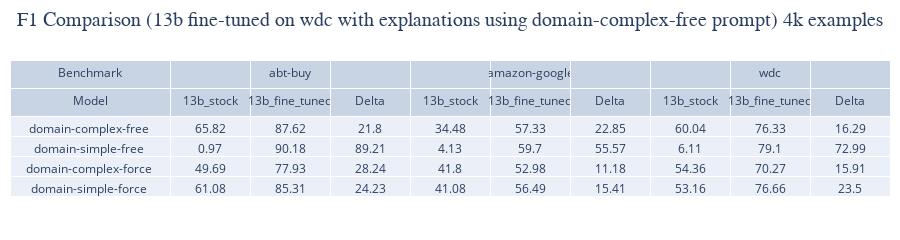

Here is the notebook cell this chart was saved with:
### Markdown cell above
## GPT

### Code cell
directory_path = '../results/13b/explanation/4k/2024-05-12-00-19-15_4k_explanations_gpt_no_money'

file_paths = analytics.get_all_files_in_directory(directory_path)
all_stats = analytics.calculate_fine_tuned_stats(file_paths)
df_fintuned_results = analytics.create_comparison_df(all_stats, baseline_13b_stats)


analytics.create_plotly_table(df_fintuned_results, fine_tuned_prompt="domain-complex-free", benchmark="wdc", title="F1 Comparison (13b fine-tuned on wdc with explanations using domain-complex-free prompt) 4k examples" , file_path="../plots/explanation")

### Figure 1 — Plotly figure (JSON) as saved in the notebook; plotly's stock layout.template omitted (floating-point values rounded to 4 significant figures)
{"data": [{"cells": {"align": "center", "values": [["domain-complex-free ", "domain-simple-free ", "domain-complex-force ", "domain-simple-force "], [65.82, 0.97, 49.69, 61.08], [87.62, 90.18, 77.93, 85.31], [21.8, 89.21, 28.24, 24.23], [34.48, 4.13, 41.8, 41.08], [57.33, 59.7, 52.98, 56.49], [22.85, 55.57, 11.18, 15.41], [60.04, 6.11, 54.36, 53.16], [76.33, 79.1, 70.27, 76.66], [16.29, 72.99, 15.91, 23.5]]}, "columnwidth": [200, 100, 100, 100, 100, 100, 100, 100, 100, 100, 100, 100, 100, 100, 100, 100, 100, 100, 100], "header": {"align": "center", "values": [["Benchmark", "Model"], ["", "13b_stock"], ["abt-buy", "13b_fine_tuned"], ["", "Delta"], ["", "13b_stock"], ["amazon-google", "13b_fine_tuned"], ["", "Delta"], ["", "13b_stock"], ["wdc", "13b_fine_tuned"], ["", "Delta"]]}, "type": "table"}], "layout": {"height": 220, "margin": {"b": 0, "l": 10, "r": 10, "t": 60}, "title": {"font": {"family": "Arial", "size": 20}, "text": "F1 Comparison (13b fine-tuned on wdc with explanations using domain-complex-free prompt) 4k examples", "x": 0.5, "y": 0.95}}}
